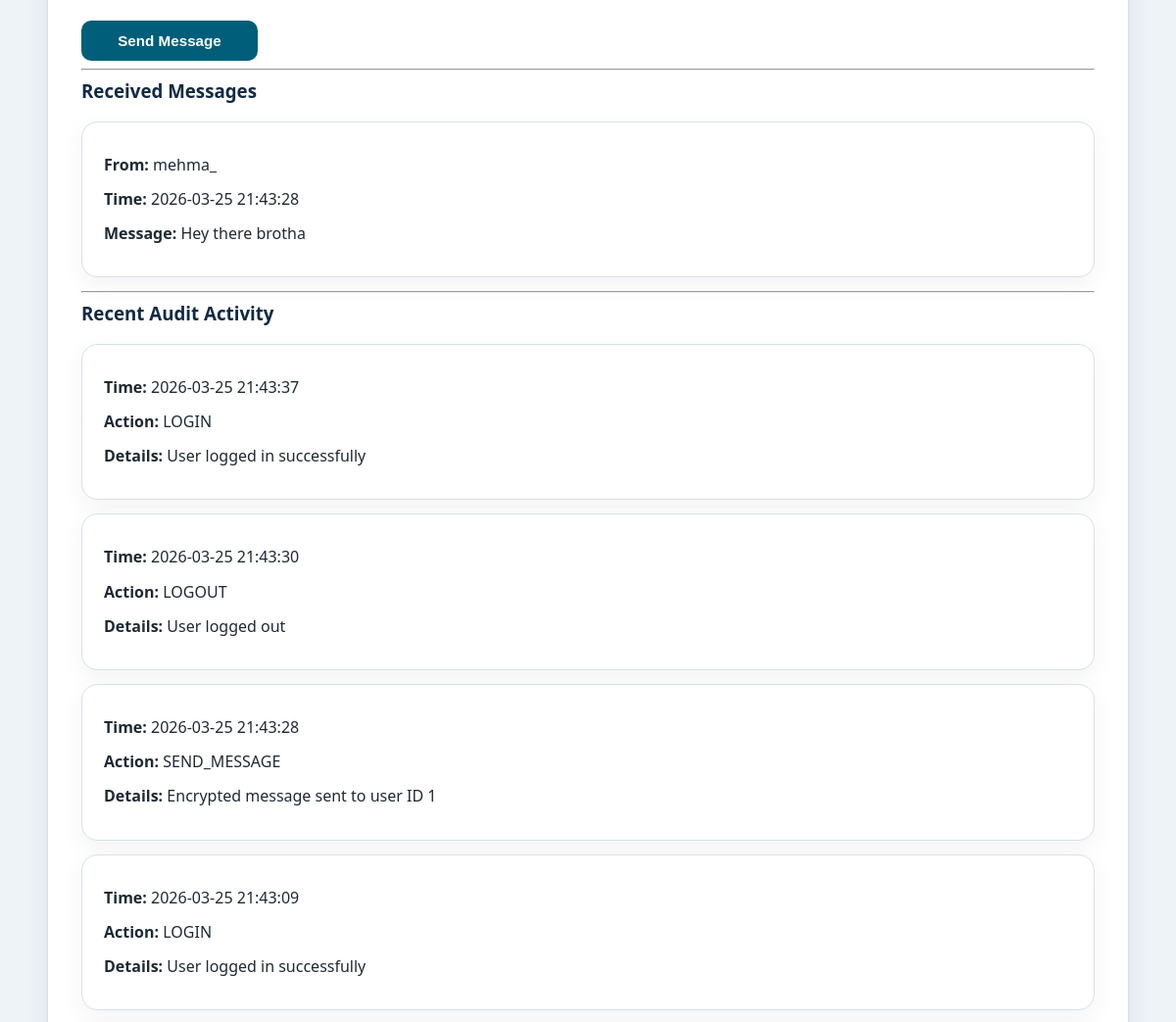
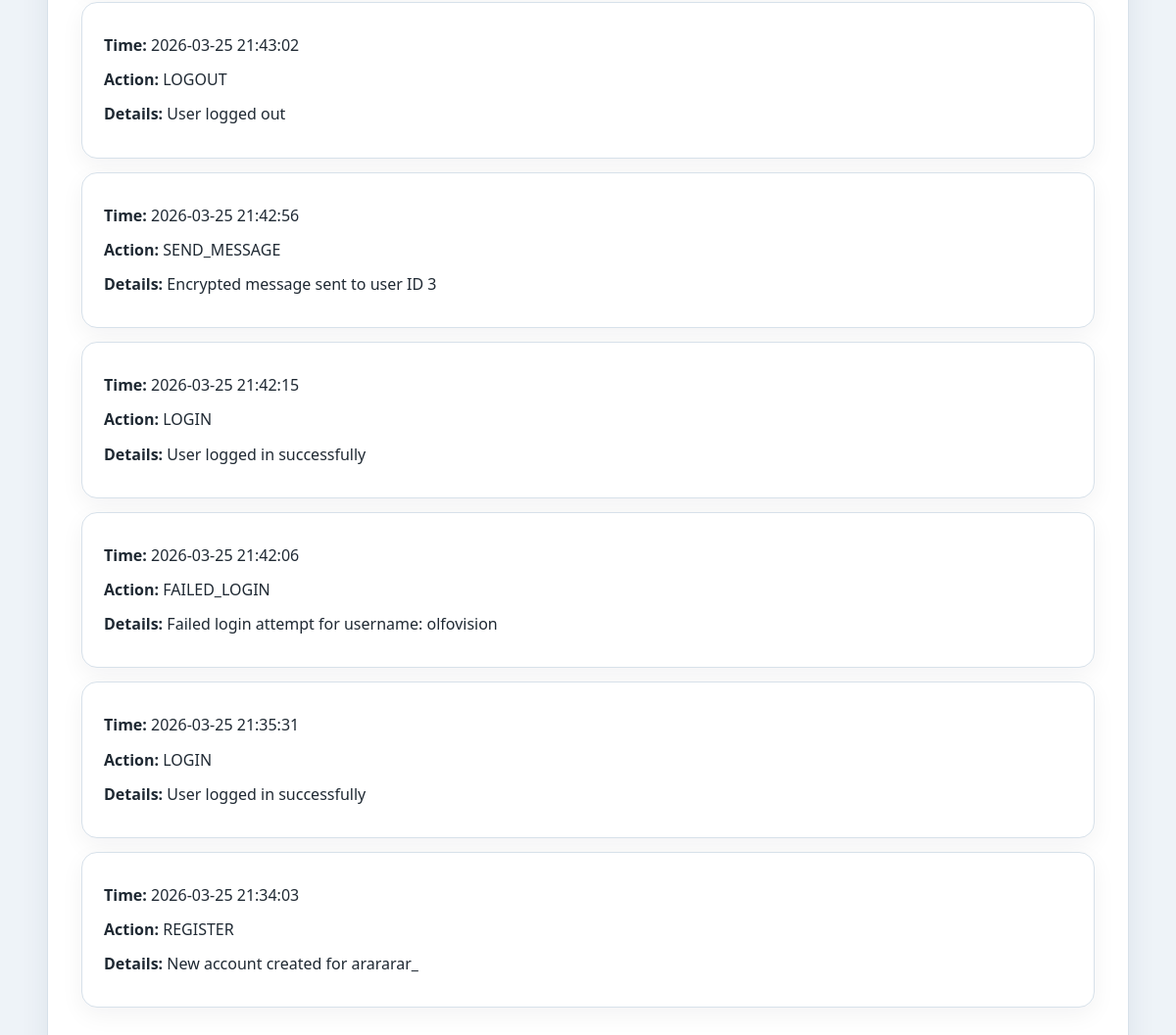
The page /dashboard (signed in, lower part) on the database as committed earlier (2 pictures, top to bottom).
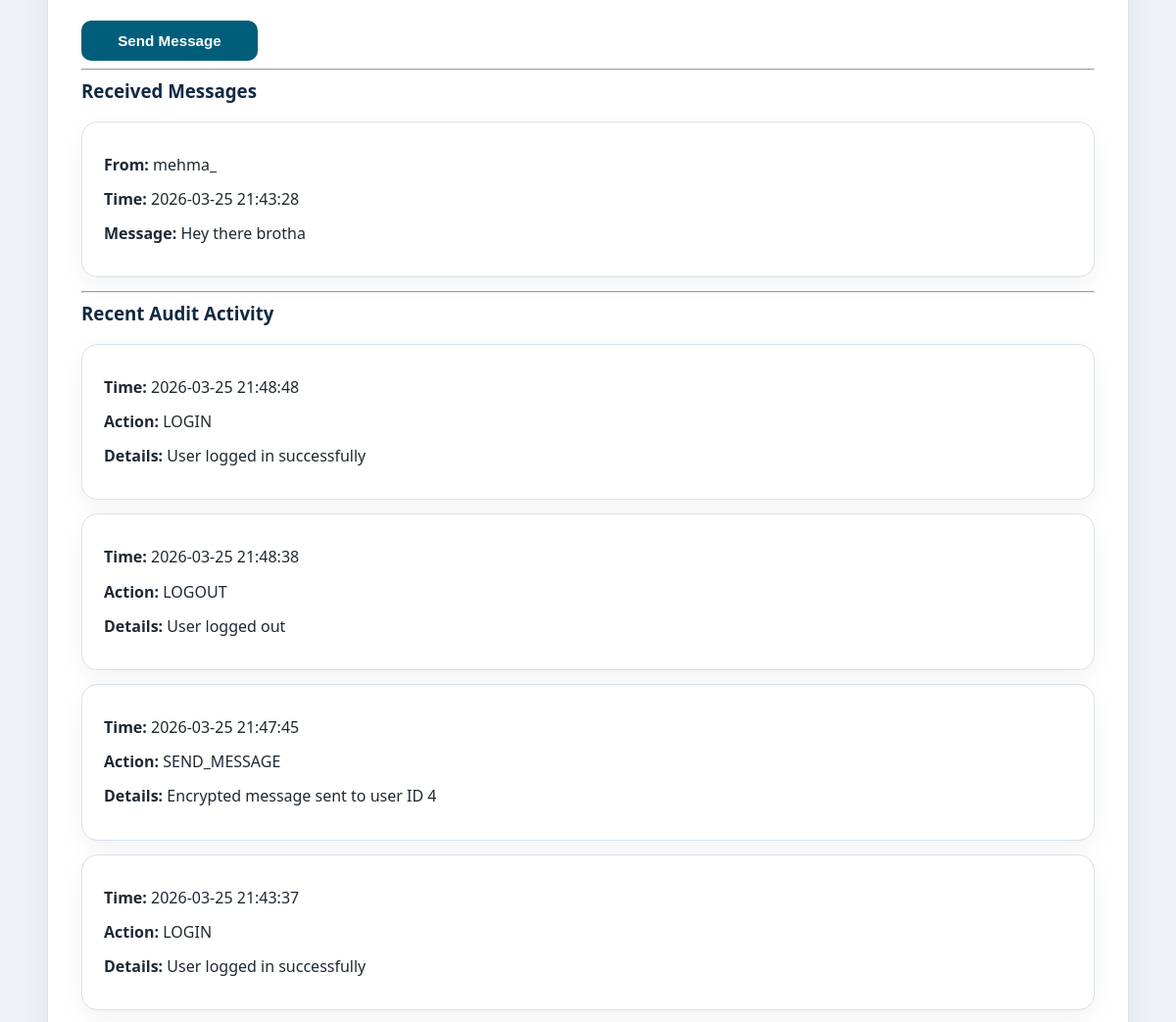
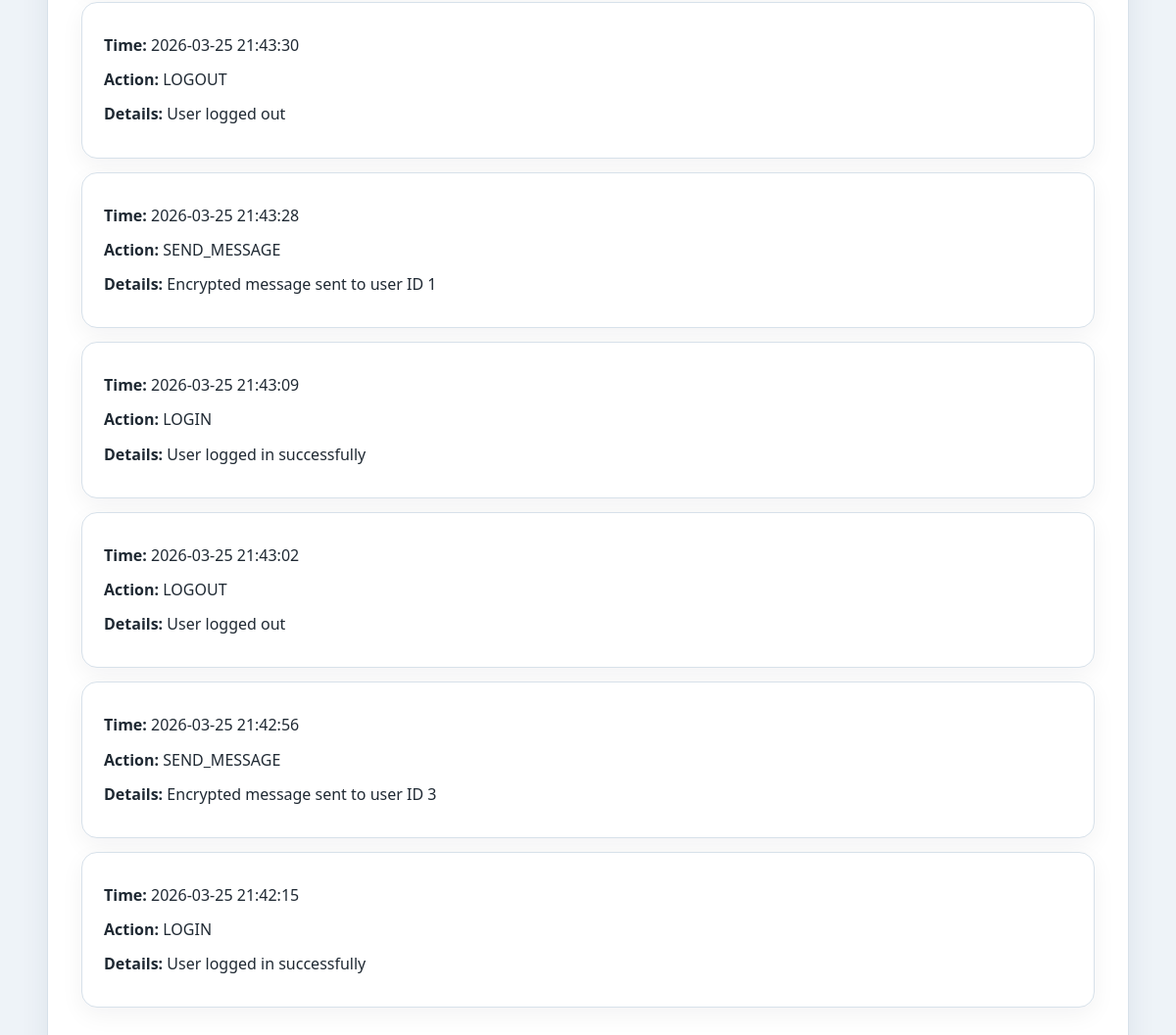
The same page on the database as committed later (2 pictures, top to bottom).
### tables this page shows
CREATE TABLE messages (
            id INTEGER PRIMARY KEY AUTOINCREMENT,
            sender_id INTEGER NOT NULL,
            receiver_id INTEGER NOT NULL,
            message_text TEXT NOT NULL,
            created_at TEXT NOT NULL,
            FOREIGN KEY (sender_id) REFERENCES users (id),
            FOREIGN KEY (receiver_id) REFERENCES users (id)
        );

CREATE TABLE users (
            id INTEGER PRIMARY KEY AUTOINCREMENT,
            username TEXT UNIQUE NOT NULL,
            password_hash TEXT NOT NULL,
            created_at TEXT NOT NULL,
            failed_attempts INTEGER DEFAULT 0,
            lock_until TEXT
        );

CREATE TABLE audit_logs (
            id INTEGER PRIMARY KEY AUTOINCREMENT,
            user_id INTEGER,
            action TEXT NOT NULL,
            details TEXT,
            created_at TEXT NOT NULL,
            FOREIGN KEY (user_id) REFERENCES users (id)
        );

### app.py (the view, shortened to what this page needs)
@app.route("/dashboard", methods=["GET", "POST"])
@login_required
def dashboard():
    conn = get_db_connection()
    users = conn.execute(
        """
        SELECT id, username
        FROM users
        WHERE id != ?
        ORDER BY username
    """,
        (session["user_id"],),
    ).fetchall()
    received_messages_raw = conn.execute(
        """
        SELECT messages.created_at, messages.message_text, users.username AS sender_name
        FROM messages
        JOIN users ON messages.sender_id = users.id
        WHERE messages.receiver_id = ?
        ORDER BY messages.created_at DESC
        """,
        (session["user_id"],),
    ).fetchall()
    received_messages = []
    for msg in received_messages_raw:
        received_messages.append(
            {
                "created_at": msg["created_at"],
                "sender_name": msg["sender_name"],
                "message_text": decrypt_message(msg["message_text"]),
            }
        )
    sent_messages_raw = conn.execute(
        """
        SELECT messages.created_at, messages.message_text, users.username AS receiver_name
        FROM messages
        JOIN users ON messages.receiver_id = users.id
        WHERE messages.sender_id = ?
        ORDER BY messages.created_at DESC
        """,
        (session["user_id"],),
    ).fetchall()
    sent_messages = []
    for msg in sent_messages_raw:
        sent_messages.append(
            {
                "created_at": msg["created_at"],
                "receiver_name": msg["receiver_name"],
                "message_text": decrypt_message(msg["message_text"]),
            }
        )
    logs = conn.execute(
        """
        SELECT created_at, action, details
        FROM audit_logs
        ORDER BY created_at DESC
        LIMIT 10
        """
    ).fetchall()
    conn.close()
    return render_template(
        "dashboard.html",
        users=users,
        received_messages=received_messages,
        sent_messages=sent_messages,
        logs=logs,
    )

### app.py (called while the page is built)
def get_db_connection():
    conn = sqlite3.connect(DATABASE)
    conn.row_factory = sqlite3.Row
    return conn

def decrypt_message(encrypted_text):
    try:
        decrypted_text = cipher.decrypt(encrypted_text.encode("utf-8"))
        return decrypted_text.decode("utf-8")
    except Exception:
        return "[Unable to decrypt message]"

def login_required(route_function):
    @wraps(route_function)
    def wrapped_function(*args, **kwargs):
        if "user_id" not in session:
            flash("Please log in first.")
            return redirect(url_for("login"))
        return route_function(*args, **kwargs)
    return wrapped_function

@app.before_request
def make_session_permanent():
    if "user_id" in session:
        session.permanent = True

### templates/dashboard.html (shortened to what this page needs)
{% extends "base.html" %} {% block content %}
<form method="POST" class="form-container">
  <button type="submit">Send Message</button>
</form>
<hr />
<h3>Received Messages</h3>
{% if received_messages %} {% for msg in received_messages %}
<div class="log-box">
  <p><strong>From:</strong> {{ msg['sender_name'] }}</p>
  <p><strong>Time:</strong> {{ msg['created_at'] }}</p>
  <p><strong>Message:</strong> {{ msg['message_text'] }}</p>
</div>
{% endfor %} {% else %}
<p>No messages received yet.</p>
{% endif %}
<hr />
<h3>Recent Audit Activity</h3>
{% if logs %} {% for log in logs %}
<div class="log-box">
  <p><strong>Time:</strong> {{ log['created_at'] }}</p>
  <p><strong>Action:</strong> {{ log['action'] }}</p>
  <p><strong>Details:</strong> {{ log['details'] }}</p>
</div>
{% endfor %} {% else %}
<p>No audit logs yet.</p>
{% endif %} {% endblock %}

### templates/base.html (shortened to what this page needs)
<!doctype html>
<html lang="en">
  <head>
  </head>
  <body>
    <div class="container">
      <div class="page-panel {% block panel_class %}{% endblock %}">
         {% block content %}{% endblock %}
      </div>
    </div>
  </body>
</html>

### templates/base.html (style rules this page uses)
:root { --nav-bg: #16324f; --nav-hover: #234b73; --page-bg: #eef3f8; --panel-bg: #ffffff; --panel-border: #d7e1ea; --text-main: #1f2933; --text-soft: #52606d; --accent: #005e7a; --accent-hover: #004b61; --success-bg: #e9f7ef; --success-border: #9fd5b3; --shadow: 0 10px 30px rgba(22, 50, 79, 0.08); }
* { box-sizing: border-box; }
body { margin: 0; font-family: "Segoe UI", Tahoma, Arial, sans-serif; background: var(--page-bg); color: var(--text-main); }
.container { width: min(1180px, 92%); margin: 34px auto; }
.page-panel { background: var(--panel-bg); border: 1px solid var(--panel-border); border-radius: 18px; padding: 34px; box-shadow: var(--shadow); }
h1, h2, h3, h4 { margin-top: 0; color: #102a43; }
p { line-height: 1.7; color: var(--text-main); }
.auth-card, .content-card, .log-box { background: #ffffff; border: 1px solid var(--panel-border); border-radius: 16px; padding: 22px; box-shadow: 0 8px 24px rgba(15, 23, 42, 0.05); }
.form-container { max-width: 100%; }
button, .button-link { display: inline-flex; align-items: center; justify-content: center; min-width: 180px; padding: 12px 18px; border: none; border-radius: 10px; background: var(--accent); color: #ffffff; font-weight: 600; font-size: 0.95rem; cursor: pointer; text-decoration: none; transition: background-color 0.2s ease, transform 0.15s ease; }
.log-box { margin-bottom: 14px; overflow-wrap: break-word; word-break: break-word; line-height: 1.65; }
.log-box p { margin: 8px 0; }

Rows that differ between the two databases and show on the page:
no longer on this page (row unchanged): audit_logs: created_at "2026-03-25 21:42:06", action "FAILED_LOGIN", details "Failed login attempt for username: olfovision"
no longer on this page (row unchanged): audit_logs: created_at "2026-03-25 21:35:31", action "LOGIN", details "User logged in successfully"
no longer on this page (row unchanged): audit_logs: created_at "2026-03-25 21:34:03", action "REGISTER", details "New account created for arararar_"
added audit_logs: created_at "2026-03-25 21:48:48", action "LOGIN", details "User logged in successfully"
added audit_logs: created_at "2026-03-25 21:48:38", action "LOGOUT", details "User logged out"
added audit_logs: created_at "2026-03-25 21:47:45", action "SEND_MESSAGE", details "Encrypted message sent to user ID 4"
